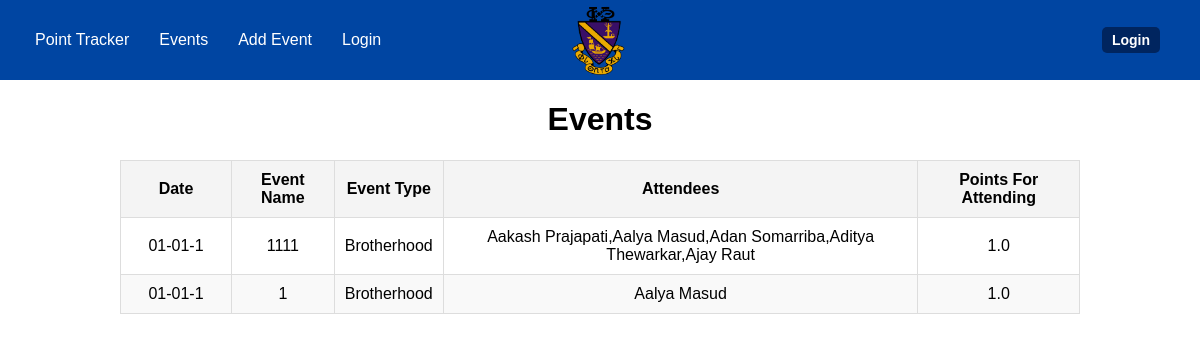
The app's page /events with its own data.
### old-app.py (models this page shows)
class events(db.Model):
    __bind_key__ = 'events'
    id = db.Column(db.Integer, primary_key=True)
    event_name = db.Column(db.String(100), nullable=False)
    event_type = db.Column(db.String(50), nullable=False)
    date = db.Column(db.Date, nullable=False)
    attendees = db.Column(db.Text)
    points_for_attending = db.Column(db.Float, nullable=False)
    points_for_not_attending = db.Column(db.Float, nullable=False)

### old-app.py (the view)
@app.route('/events')
def show_events():
    events_all = events.query.all()
    return render_template('events.html', event=events_all)

### templates/events.html (shortened to what this page needs)
<!DOCTYPE html>
<html lang="en">
<head>
    <link rel="stylesheet" href="{{ url_for('static', filename='styles.css') }}">
</head>
<body>
    <nav class = "navbar">
        <ul>
            <li><a href="/">Point Tracker</a></li>
            <li><a href="/events">Events</a></li>
            <li><a href="/add_event">Add Event</a></li>
            </li><a href="/login">Login</a></li>
        </ul>
        <img src="{{ url_for('static', filename='images/logo.png') }}" alt="Logo" class="navbar-logo">
        {% if current_user.is_authenticated %}
            <div class="navbar-user">
                Welcome, {{ current_user.username }}!
                <a href="/logout" class="logout-button">Logout</a>
            </div>
        {% else %}
            <div class="navbar-user">
                <a href="/login" class="login-button">Login</a>
            </div>
        {% endif %}
    </nav>
    <h1 style="text-align: center;">Events</h1>
    <table>
        <thead>
            <tr>
                <th>Date</th>
                <th>Event Name</th>
                <th>Event Type</th>
                <th>Attendees</th>
                <th>Points For Attending</th>
            </tr>
        </thead>
        <tbody>
            {% for item in event %}
            <tr>
                <td>{{ item.date.strftime('%m-%d-%Y') }}</td>
                <td>{{ item.event_name }}</td>
                <td>{{ item.event_type }}</td>
                <td>{{ item.attendees }}</td>
                <td>{{ item.points_for_attending }}</td>
            </tr>
            {% endfor %}
        </tbody>
    </table>
</body>
</html>

### static/styles.css (style rules this page uses)
body { margin: 0; padding: 0; font-family: Arial, sans-serif; }
.navbar { position: relative; background-color: rgb(0, 69, 162); padding: 0; margin: 0; display: flex; align-items: center; justify-content: space-between; height: 80px; padding: 0 20px; }
.navbar ul { list-style-type: none; display: flex; padding: 0px; margin: 0px; overflow: hidden; }
.navbar a { color: white; text-decoration: none; height: 100%; padding: 15px; display: block; text-align: center; }
.navbar li { float: left; margin: 0; padding: 0; }
.navbar-logo { height: 80px; margin: 0 auto; position: absolute; left: 50%; top: 50%; transform: translate(-50%, -50%); }
.navbar-user { display: flex; align-items: center; font-size: 16px; color: white; font-weight: bold; margin-left: auto; margin-right: 20px; }
.navbar-user .login-button { margin-left: 10px; background-color: rgb(0, 37, 95); color: white; padding: 5px 10px; border-radius: 5px; text-decoration: none; font-size: 14px; font-weight: bold; }

### templates/events.html (style rules this page uses)
body { font-family: Arial, sans-serif; padding-bottom: 50px; }
table { width: 80%; margin: auto; border-collapse: collapse; margin-top: 20px; }
th, td { border: 1px solid #ddd; padding: 10px; text-align: center; }
th { background-color: #f4f4f4; }
td:nth-child(1) { min-width: 90px; }
tr:nth-child(even) { background-color: #f9f9f9; }

### records on screen
events: date "01-01-1", event_name "1111", event_type "Brotherhood", attendees "Aakash Prajapati,Aalya Masud,Adan Somarriba,Aditya Thewarkar,Ajay Raut", points_for_attending "1.0"
events: date "01-01-1", event_name "1", event_type "Brotherhood", attendees "Aalya Masud", points_for_attending "1.0"
